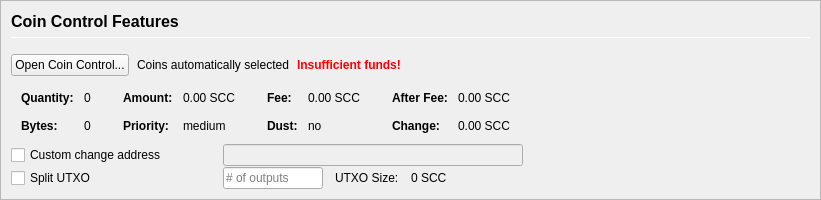
         <widget class="QFrame" name="frameCoinControl">
          <property name="sizePolicy">
           <sizepolicy hsizetype="Expanding" vsizetype="Expanding">
            <horstretch>0</horstretch>
            <verstretch>0</verstretch>
           </sizepolicy>
          </property>
          <property name="maximumSize">
           <size>
            <width>16777215</width>
            <height>16777215</height>
           </size>
          </property>
          <property name="frameShape">
           <enum>QFrame::StyledPanel</enum>
          </property>
          <property name="frameShadow">
           <enum>QFrame::Sunken</enum>
          </property>
          <layout class="QVBoxLayout" name="verticalLayoutCoinControl2">
           <property name="spacing">
            <number>0</number>
           </property>
           <property name="margin">
            <number>0</number>
           </property>
           <item>
            <widget class="QFrame" name="frameCoinControl_BG">
             <layout class="QVBoxLayout" name="verticalLayoutCoinControl" stretch="0,0,0,0,0,0">
              <property name="spacing">
               <number>1</number>
              </property>
              <property name="leftMargin">
               <number>10</number>
              </property>
              <property name="topMargin">
               <number>10</number>
              </property>
              <item>
               <layout class="QHBoxLayout" name="horizontalLayoutCoinControl1">
                <property name="bottomMargin">
                 <number>15</number>
                </property>
                <item>
                 <layout class="QVBoxLayout" name="verticalLayout_3">
                  <property name="spacing">
                   <number>6</number>
                  </property>
                  <item>
                   <widget class="QLabel" name="labelCoinControlFeatures">
                    <property name="sizePolicy">
                     <sizepolicy hsizetype="Preferred" vsizetype="Maximum">
                      <horstretch>0</horstretch>
                      <verstretch>0</verstretch>
                     </sizepolicy>
                    </property>
                    <property name="minimumSize">
                     <size>
                      <width>0</width>
                      <height>20</height>
                     </size>
                    </property>
                    <property name="font">
                     <font>
                      <pointsize>12</pointsize>
                      <weight>75</weight>
                      <bold>true</bold>
                     </font>
                    </property>
                    <property name="styleSheet">
                     <string notr="true">font-weight:bold;</string>
                    </property>
                    <property name="text">
                     <string>Coin Control Features</string>
                    </property>
                   </widget>
                  </item>
                  <item>
                   <widget class="Line" name="line">
                    <property name="minimumSize">
                     <size>
                      <width>0</width>
                      <height>1</height>
                     </size>
                    </property>
                    <property name="maximumSize">
                     <size>
                      <width>16777215</width>
                      <height>1</height>
                     </size>
                    </property>
                    <property name="orientation">
                     <enum>Qt::Horizontal</enum>
                    </property>
                   </widget>
                  </item>
                 </layout>
                </item>
               </layout>
              </item>
              <item>
               <layout class="QHBoxLayout" name="horizontalLayoutCoinControl2" stretch="0,0,0,0">
                <property name="spacing">
                 <number>8</number>
                </property>
                <property name="bottomMargin">
                 <number>10</number>
                </property>
                <item>
                 <widget class="QPushButton" name="pushButtonCoinControl">
                  <property name="styleSheet">
                   <string notr="true"/>
                  </property>
                  <property name="text">
                   <string>Open Coin Control...</string>
                  </property>
                  <property name="autoDefault">
                   <bool>false</bool>
                  </property>
                 </widget>
                </item>
                <item>
                 <widget class="QLabel" name="labelCoinControlAutomaticallySelected">
                  <property name="text">
                   <string>Coins automatically selected</string>
                  </property>
                  <property name="margin">
                   <number>5</number>
                  </property>
                 </widget>
                </item>
                <item>
                 <widget class="QLabel" name="labelCoinControlInsuffFunds">
                  <property name="font">
                   <font>
                    <weight>75</weight>
                    <bold>true</bold>
                   </font>
                  </property>
                  <property name="styleSheet">
                   <string notr="true">color:red;font-weight:bold;</string>
                  </property>
                  <property name="text">
                   <string>Insufficient funds!</string>
                  </property>
                  <property name="margin">
                   <number>5</number>
                  </property>
                 </widget>
                </item>
                <item>
                 <spacer name="horizontalSpacerCoinControl">
                  <property name="orientation">
                   <enum>Qt::Horizontal</enum>
                  </property>
                  <property name="sizeHint" stdset="0">
                   <size>
                    <width>40</width>
                    <height>1</height>
                   </size>
                  </property>
                 </spacer>
                </item>
               </layout>
              </item>
              <item>
               <widget class="QWidget" name="widgetCoinControl" native="true">
                <property name="sizePolicy">
                 <sizepolicy hsizetype="Preferred" vsizetype="Preferred">
                  <horstretch>0</horstretch>
                  <verstretch>0</verstretch>
                 </sizepolicy>
                </property>
                <property name="minimumSize">
                 <size>
                  <width>0</width>
                  <height>0</height>
                 </size>
                </property>
                <property name="styleSheet">
                 <string notr="true"/>
                </property>
                <layout class="QHBoxLayout" name="horizontalLayoutCoinControl5">
                 <property name="margin">
                  <number>0</number>
                 </property>
                 <item>
                  <layout class="QHBoxLayout" name="horizontalLayoutCoinControl3" stretch="0,0,0,1">
                   <property name="spacing">
                    <number>20</number>
                   </property>
                   <property name="topMargin">
                    <number>0</number>
                   </property>
                   <property name="bottomMargin">
                    <number>10</number>
                   </property>
                   <item>
                    <layout class="QFormLayout" name="formLayoutCoinControl1">
                     <property name="horizontalSpacing">
                      <number>10</number>
                     </property>
                     <property name="verticalSpacing">
                      <number>14</number>
                     </property>
                     <property name="leftMargin">
                      <number>10</number>
                     </property>
                     <property name="topMargin">
                      <number>4</number>
                     </property>
                     <property name="rightMargin">
                      <number>6</number>
                     </property>
                     <item row="0" column="0">
                      <widget class="QLabel" name="labelCoinControlQuantityText">
                       <property name="font">
                        <font>
                         <weight>75</weight>
                         <bold>true</bold>
                        </font>
                       </property>
                       <property name="text">
                        <string>Quantity:</string>
                       </property>
                       <property name="margin">
                        <number>0</number>
                       </property>
                      </widget>
                     </item>
                     <item row="0" column="1">
                      <widget class="QLabel" name="labelCoinControlQuantity">
                       <property name="cursor">
                        <cursorShape>IBeamCursor</cursorShape>
                       </property>
                       <property name="contextMenuPolicy">
                        <enum>Qt::ActionsContextMenu</enum>
                       </property>
                       <property name="text">
                        <string notr="true">0</string>
                       </property>
                       <property name="margin">
                        <number>0</number>
                       </property>
                       <property name="textInteractionFlags">
                        <set>Qt::LinksAccessibleByMouse|Qt::TextSelectableByKeyboard|Qt::TextSelectableByMouse</set>
                       </property>
                      </widget>
                     </item>
                     <item row="1" column="0">
                      <widget class="QLabel" name="labelCoinControlBytesText">
                       <property name="font">
                        <font>
                         <weight>75</weight>
                         <bold>true</bold>
                        </font>
                       </property>
                       <property name="text">
                        <string>Bytes:</string>
                       </property>
                      </widget>
                     </item>
                     <item row="1" column="1">
                      <widget class="QLabel" name="labelCoinControlBytes">
                       <property name="cursor">
                        <cursorShape>IBeamCursor</cursorShape>
                       </property>
                       <property name="contextMenuPolicy">
                        <enum>Qt::ActionsContextMenu</enum>
                       </property>
                       <property name="text">
                        <string notr="true">0</string>
                       </property>
                       <property name="textInteractionFlags">
                        <set>Qt::LinksAccessibleByMouse|Qt::TextSelectableByKeyboard|Qt::TextSelectableByMouse</set>
                       </property>
                      </widget>
                     </item>
                    </layout>
                   </item>
                   <item>
                    <layout class="QFormLayout" name="formLayoutCoinControl2">
                     <property name="horizontalSpacing">
                      <number>10</number>
                     </property>
                     <property name="verticalSpacing">
                      <number>14</number>
                     </property>
                     <property name="leftMargin">
                      <number>6</number>
                     </property>
                     <property name="topMargin">
                      <number>4</number>
                     </property>
                     <property name="rightMargin">
                      <number>6</number>
                     </property>
                     <item row="0" column="0">
                      <widget class="QLabel" name="labelCoinControlAmountText">
                       <property name="font">
                        <font>
                         <weight>75</weight>
                         <bold>true</bold>
                        </font>
                       </property>
                       <property name="text">
                        <string>Amount:</string>
                       </property>
                       <property name="margin">
                        <number>0</number>
                       </property>
                      </widget>
                     </item>
                     <item row="0" column="1">
                      <widget class="QLabel" name="labelCoinControlAmount">
                       <property name="cursor">
                        <cursorShape>IBeamCursor</cursorShape>
                       </property>
                       <property name="contextMenuPolicy">
                        <enum>Qt::ActionsContextMenu</enum>
                       </property>
                       <property name="text">
                        <string notr="true">0.00 SCC</string>
                       </property>
                       <property name="textInteractionFlags">
                        <set>Qt::LinksAccessibleByMouse|Qt::TextSelectableByKeyboard|Qt::TextSelectableByMouse</set>
                       </property>
                      </widget>
                     </item>
                     <item row="1" column="0">
                      <widget class="QLabel" name="labelCoinControlPriorityText">
                       <property name="font">
                        <font>
                         <weight>75</weight>
                         <bold>true</bold>
                        </font>
                       </property>
                       <property name="text">
                        <string>Priority:</string>
                       </property>
                      </widget>
                     </item>
                     <item row="1" column="1">
                      <widget class="QLabel" name="labelCoinControlPriority">
                       <property name="cursor">
                        <cursorShape>IBeamCursor</cursorShape>
                       </property>
                       <property name="contextMenuPolicy">
                        <enum>Qt::ActionsContextMenu</enum>
                       </property>
                       <property name="text">
                        <string>medium</string>
                       </property>
                       <property name="textInteractionFlags">
                        <set>Qt::LinksAccessibleByMouse|Qt::TextSelectableByKeyboard|Qt::TextSelectableByMouse</set>
                       </property>
                      </widget>
                     </item>
                    </layout>
                   </item>
                   <item>
                    <layout class="QFormLayout" name="formLayoutCoinControl3">
                     <property name="horizontalSpacing">
                      <number>10</number>
                     </property>
                     <property name="verticalSpacing">
                      <number>14</number>
                     </property>
                     <property name="leftMargin">
                      <number>6</number>
                     </property>
                     <property name="topMargin">
                      <number>4</number>
                     </property>
                     <property name="rightMargin">
                      <number>6</number>
                     </property>
                     <item row="0" column="0">
                      <widget class="QLabel" name="labelCoinControlFeeText">
                       <property name="font">
                        <font>
                         <weight>75</weight>
                         <bold>true</bold>
                        </font>
                       </property>
                       <property name="text">
                        <string>Fee:</string>
                       </property>
                       <property name="margin">
                        <number>0</number>
                       </property>
                      </widget>
                     </item>
                     <item row="0" column="1">
                      <widget class="QLabel" name="labelCoinControlFee">
                       <property name="cursor">
                        <cursorShape>IBeamCursor</cursorShape>
                       </property>
                       <property name="contextMenuPolicy">
                        <enum>Qt::ActionsContextMenu</enum>
                       </property>
                       <property name="text">
                        <string notr="true">0.00 SCC</string>
                       </property>
                       <property name="textInteractionFlags">
                        <set>Qt::LinksAccessibleByMouse|Qt::TextSelectableByKeyboard|Qt::TextSelectableByMouse</set>
                       </property>
                      </widget>
                     </item>
                     <item row="1" column="0">
                      <widget class="QLabel" name="labelCoinControlLowOutputText">
                       <property name="font">
                        <font>
                         <weight>75</weight>
                         <bold>true</bold>
                        </font>
                       </property>
                       <property name="text">
                        <string>Dust:</string>
                       </property>
                      </widget>
                     </item>
                     <item row="1" column="1">
                      <widget class="QLabel" name="labelCoinControlLowOutput">
                       <property name="cursor">
                        <cursorShape>IBeamCursor</cursorShape>
                       </property>
                       <property name="contextMenuPolicy">
                        <enum>Qt::ActionsContextMenu</enum>
                       </property>
                       <property name="text">
                        <string>no</string>
                       </property>
                       <property name="textInteractionFlags">
                        <set>Qt::LinksAccessibleByMouse|Qt::TextSelectableByKeyboard|Qt::TextSelectableByMouse</set>
                       </property>
                      </widget>
                     </item>
                    </layout>
                   </item>
                   <item>
                    <layout class="QFormLayout" name="formLayoutCoinControl4">
                     <property name="horizontalSpacing">
                      <number>10</number>
                     </property>
                     <property name="verticalSpacing">
                      <number>14</number>
                     </property>
                     <property name="leftMargin">
                      <number>6</number>
                     </property>
                     <property name="topMargin">
                      <number>4</number>
                     </property>
                     <property name="rightMargin">
                      <number>6</number>
                     </property>
                     <item row="0" column="0">
                      <widget class="QLabel" name="labelCoinControlAfterFeeText">
                       <property name="font">
                        <font>
                         <weight>75</weight>
                         <bold>true</bold>
                        </font>
                       </property>
                       <property name="text">
                        <string>After Fee:</string>
                       </property>
                       <property name="margin">
                        <number>0</number>
                       </property>
                      </widget>
                     </item>
                     <item row="0" column="1">
                      <widget class="QLabel" name="labelCoinControlAfterFee">
                       <property name="cursor">
                        <cursorShape>IBeamCursor</cursorShape>
                       </property>
                       <property name="contextMenuPolicy">
                        <enum>Qt::ActionsContextMenu</enum>
                       </property>
                       <property name="text">
                        <string notr="true">0.00 SCC</string>
                       </property>
                       <property name="textInteractionFlags">
                        <set>Qt::LinksAccessibleByMouse|Qt::TextSelectableByKeyboard|Qt::TextSelectableByMouse</set>
                       </property>
                      </widget>
                     </item>
                     <item row="1" column="0">
                      <widget class="QLabel" name="labelCoinControlChangeText">
                       <property name="font">
                        <font>
                         <weight>75</weight>
                         <bold>true</bold>
                        </font>
                       </property>
                       <property name="text">
                        <string>Change:</string>
                       </property>
                      </widget>
                     </item>
                     <item row="1" column="1">
                      <widget class="QLabel" name="labelCoinControlChange">
                       <property name="cursor">
                        <cursorShape>IBeamCursor</cursorShape>
                       </property>
                       <property name="contextMenuPolicy">
                        <enum>Qt::ActionsContextMenu</enum>
                       </property>
                       <property name="text">
                        <string notr="true">0.00 SCC</string>
                       </property>
                       <property name="textInteractionFlags">
                        <set>Qt::LinksAccessibleByMouse|Qt::TextSelectableByKeyboard|Qt::TextSelectableByMouse</set>
                       </property>
                      </widget>
                     </item>
                    </layout>
                   </item>
                  </layout>
                 </item>
                </layout>
               </widget>
              </item>
              <item>
               <layout class="QHBoxLayout" name="horizontalLayoutCoinControl4">
                <property name="spacing">
                 <number>12</number>
                </property>
                <property name="sizeConstraint">
                 <enum>QLayout::SetDefaultConstraint</enum>
                </property>
                <property name="topMargin">
                 <number>0</number>
                </property>
                <property name="rightMargin">
                 <number>0</number>
                </property>
                <item>
                 <widget class="QCheckBox" name="checkBoxCoinControlChange">
                  <property name="sizePolicy">
                   <sizepolicy hsizetype="Preferred" vsizetype="Preferred">
                    <horstretch>0</horstretch>
                    <verstretch>0</verstretch>
                   </sizepolicy>
                  </property>
                  <property name="minimumSize">
                   <size>
                    <width>200</width>
                    <height>0</height>
                   </size>
                  </property>
                  <property name="maximumSize">
                   <size>
                    <width>200</width>
                    <height>16777215</height>
                   </size>
                  </property>
                  <property name="toolTip">
                   <string>If this is activated, but the change address is empty or invalid, change will be sent to a newly generated address.</string>
                  </property>
                  <property name="text">
                   <string>Custom change address</string>
                  </property>
                 </widget>
                </item>
                <item>
                 <widget class="QValidatedLineEdit" name="lineEditCoinControlChange">
                  <property name="enabled">
                   <bool>false</bool>
                  </property>
                  <property name="sizePolicy">
                   <sizepolicy hsizetype="Preferred" vsizetype="Preferred">
                    <horstretch>0</horstretch>
                    <verstretch>0</verstretch>
                   </sizepolicy>
                  </property>
                  <property name="minimumSize">
                   <size>
                    <width>300</width>
                    <height>0</height>
                   </size>
                  </property>
                 </widget>
                </item>
                <item>
                 <widget class="QLabel" name="labelCoinControlChangeLabel">
                  <property name="sizePolicy">
                   <sizepolicy hsizetype="Preferred" vsizetype="Preferred">
                    <horstretch>0</horstretch>
                    <verstretch>0</verstretch>
                   </sizepolicy>
                  </property>
                  <property name="minimumSize">
                   <size>
                    <width>100</width>
                    <height>0</height>
                   </size>
                  </property>
                  <property name="text">
                   <string/>
                  </property>
                  <property name="margin">
                   <number>3</number>
                  </property>
                 </widget>
                </item>
               </layout>
              </item>
              <item>
               <layout class="QHBoxLayout" name="horizontalLayoutCoinControl6">
                <property name="spacing">
                 <number>12</number>
                </property>
                <property name="rightMargin">
                 <number>0</number>
                </property>
                <item>
                 <widget class="QCheckBox" name="splitBlockCheckBox">
                  <property name="sizePolicy">
                   <sizepolicy hsizetype="Preferred" vsizetype="Preferred">
                    <horstretch>0</horstretch>
                    <verstretch>0</verstretch>
                   </sizepolicy>
                  </property>
                  <property name="minimumSize">
                   <size>
                    <width>200</width>
                    <height>0</height>
                   </size>
                  </property>
                  <property name="maximumSize">
                   <size>
                    <width>200</width>
                    <height>16777215</height>
                   </size>
                  </property>
                  <property name="text">
                   <string>Split UTXO</string>
                  </property>
                 </widget>
                </item>
                <item>
                 <widget class="QLineEdit" name="splitBlockLineEdit">
                  <property name="sizePolicy">
                   <sizepolicy hsizetype="Preferred" vsizetype="Preferred">
                    <horstretch>50</horstretch>
                    <verstretch>0</verstretch>
                   </sizepolicy>
                  </property>
                  <property name="minimumSize">
                   <size>
                    <width>100</width>
                    <height>0</height>
                   </size>
                  </property>
                  <property name="maximumSize">
                   <size>
                    <width>100</width>
                    <height>16777215</height>
                   </size>
                  </property>
                  <property name="placeholderText">
                   <string># of outputs</string>
                  </property>
                 </widget>
                </item>
                <item>
                 <widget class="QLabel" name="labelBlockSizeText">
                  <property name="text">
                   <string>UTXO Size:</string>
                  </property>
                 </widget>
                </item>
                <item>
                 <widget class="QLabel" name="labelBlockSize">
                  <property name="text">
                   <string>0 SCC</string>
                  </property>
                 </widget>
                </item>
                <item>
                 <spacer name="horizontalSpacer_7">
                  <property name="orientation">
                   <enum>Qt::Horizontal</enum>
                  </property>
                  <property name="sizeHint" stdset="0">
                   <size>
                    <width>40</width>
                    <height>20</height>
                   </size>
                  </property>
                 </spacer>
                </item>
               </layout>
              </item>
              <item>
               <spacer name="verticalSpacerCoinControl">
                <property name="orientation">
                 <enum>Qt::Vertical</enum>
                </property>
                <property name="sizeHint" stdset="0">
                 <size>
                  <width>800</width>
                  <height>1</height>
                 </size>
                </property>
               </spacer>
              </item>
             </layout>
            </widget>
           </item>
          </layout>
         </widget>
